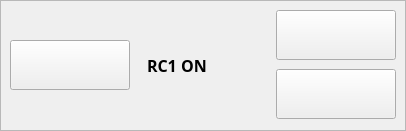
<?xml version="1.0" encoding="UTF-8"?>
<ui version="4.0">
 <class>TcControl</class>
 <widget class="QWidget" name="TcControl">
  <property name="geometry">
   <rect>
    <x>0</x>
    <y>0</y>
    <width>406</width>
    <height>131</height>
   </rect>
  </property>
  <property name="windowTitle">
   <string>Form</string>
  </property>
  <property name="styleSheet">
   <string notr="true"/>
  </property>
  <layout class="QHBoxLayout" name="horizontalLayout_2">
   <property name="spacing">
    <number>0</number>
   </property>
   <property name="leftMargin">
    <number>0</number>
   </property>
   <property name="topMargin">
    <number>0</number>
   </property>
   <property name="rightMargin">
    <number>0</number>
   </property>
   <property name="bottomMargin">
    <number>0</number>
   </property>
   <item>
    <widget class="QFrame" name="fTcControlBackGround">
     <property name="frameShape">
      <enum>QFrame::StyledPanel</enum>
     </property>
     <property name="frameShadow">
      <enum>QFrame::Raised</enum>
     </property>
     <layout class="QHBoxLayout" name="horizontalLayout">
      <item>
       <widget class="QPushButton" name="pbPuls">
        <property name="minimumSize">
         <size>
          <width>120</width>
          <height>50</height>
         </size>
        </property>
        <property name="maximumSize">
         <size>
          <width>120</width>
          <height>50</height>
         </size>
        </property>
        <property name="font">
         <font>
          <pointsize>9</pointsize>
          <weight>75</weight>
          <bold>true</bold>
         </font>
        </property>
        <property name="text">
         <string/>
        </property>
        <property name="checkable">
         <bool>true</bool>
        </property>
       </widget>
      </item>
      <item>
       <spacer name="horizontalSpacer">
        <property name="orientation">
         <enum>Qt::Horizontal</enum>
        </property>
        <property name="sizeHint" stdset="0">
         <size>
          <width>13</width>
          <height>52</height>
         </size>
        </property>
       </spacer>
      </item>
      <item>
       <widget class="QLabel" name="lTcState">
        <property name="minimumSize">
         <size>
          <width>120</width>
          <height>50</height>
         </size>
        </property>
        <property name="maximumSize">
         <size>
          <width>120</width>
          <height>50</height>
         </size>
        </property>
        <property name="font">
         <font>
          <family>Trebuchet MS</family>
          <pointsize>12</pointsize>
          <weight>75</weight>
          <bold>true</bold>
         </font>
        </property>
        <property name="text">
         <string>RC1 ON</string>
        </property>
       </widget>
      </item>
      <item>
       <spacer name="horizontalSpacer_2">
        <property name="orientation">
         <enum>Qt::Horizontal</enum>
        </property>
        <property name="sizeHint" stdset="0">
         <size>
          <width>5</width>
          <height>52</height>
         </size>
        </property>
       </spacer>
      </item>
      <item>
       <layout class="QVBoxLayout" name="verticalLayout">
        <property name="spacing">
         <number>9</number>
        </property>
        <item>
         <widget class="QPushButton" name="pbStaticOn">
          <property name="minimumSize">
           <size>
            <width>120</width>
            <height>50</height>
           </size>
          </property>
          <property name="maximumSize">
           <size>
            <width>120</width>
            <height>50</height>
           </size>
          </property>
          <property name="font">
           <font>
            <pointsize>9</pointsize>
            <weight>75</weight>
            <bold>true</bold>
           </font>
          </property>
          <property name="text">
           <string/>
          </property>
          <property name="checkable">
           <bool>true</bool>
          </property>
         </widget>
        </item>
        <item>
         <widget class="QPushButton" name="pbStaticOff">
          <property name="minimumSize">
           <size>
            <width>120</width>
            <height>50</height>
           </size>
          </property>
          <property name="maximumSize">
           <size>
            <width>120</width>
            <height>50</height>
           </size>
          </property>
          <property name="font">
           <font>
            <pointsize>9</pointsize>
            <weight>75</weight>
            <bold>true</bold>
           </font>
          </property>
          <property name="text">
           <string/>
          </property>
          <property name="checkable">
           <bool>true</bool>
          </property>
         </widget>
        </item>
       </layout>
      </item>
     </layout>
    </widget>
   </item>
  </layout>
 </widget>
 <resources/>
 <connections/>
</ui>
